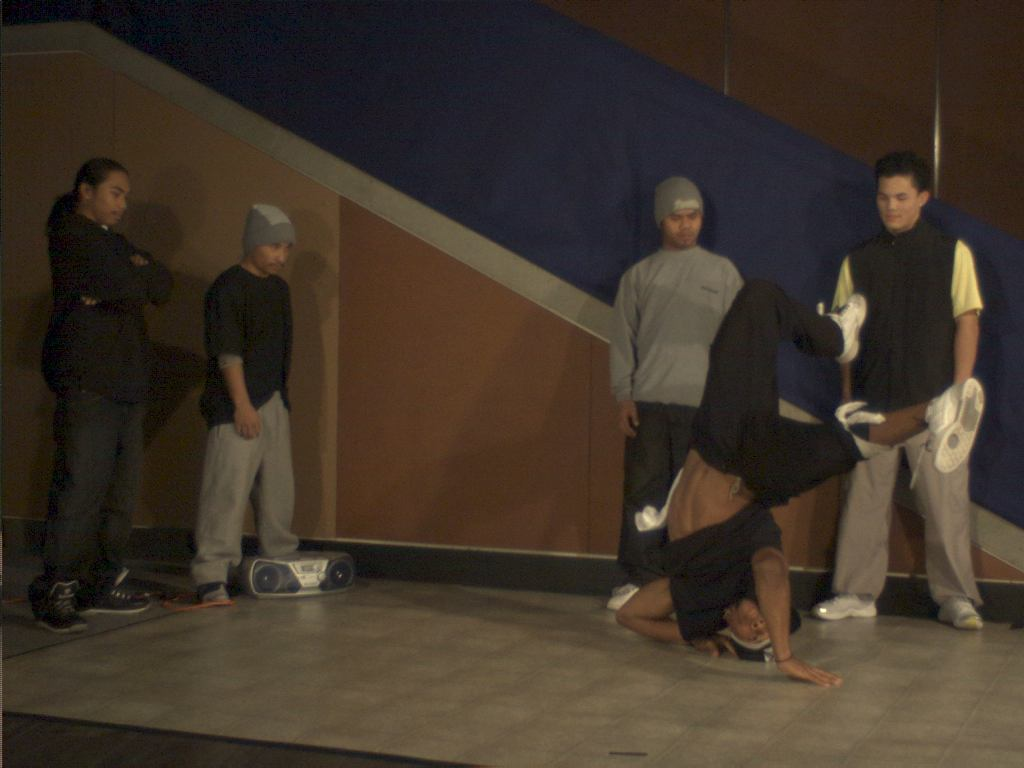
%> input picture 4.bmp, 1024 x 768 px
$ octave ShuangFengFa.m   (GNU Octave 9; MATLAB toolbox functions it lacks are replaced by stand-ins)
%> lines starting %> are read from the running program, lines starting %| are printed output that depends on the picture; in (x1, y1, x2, y2) boxes, pixels count from 0 and x2, y2 are one past the last pixel; in counts of white or black regions, pixels touching at a corner belong together; the program's own positions count from 1
clear all;
I=imread('4.bmp');
%> I is the input picture: size 768x1024x3 uint8; mean R, G, B 63, 51.8, 41
I=rgb2gray(I);
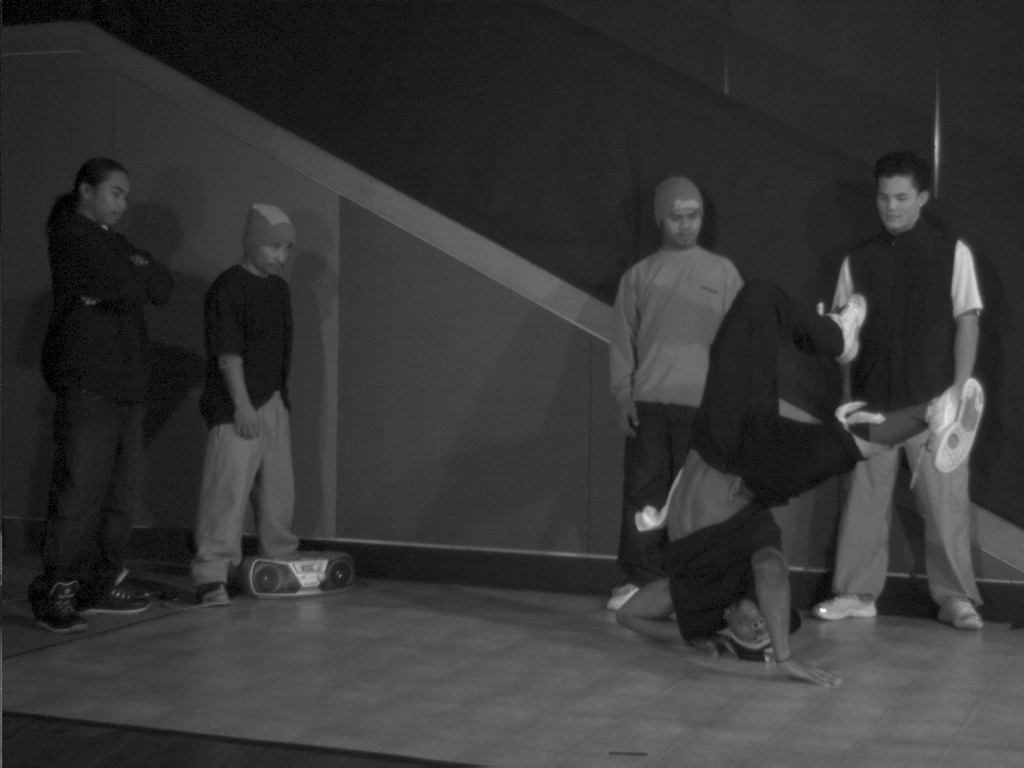
%> I: size 768x1024 uint8; min 0, max 250, mean 53.9
imhist(I);         %显示原始图像的直方图
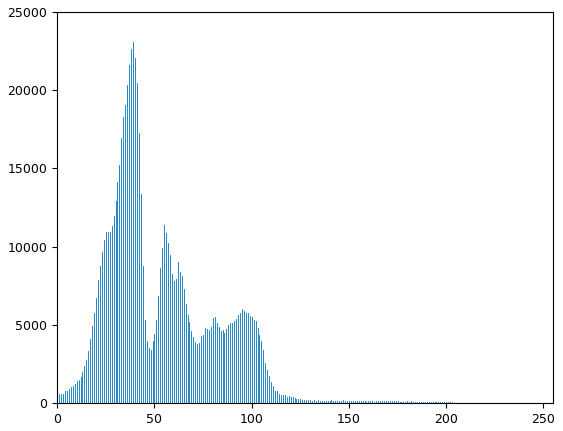
%> figure redrawn from the program's plot data; highest point at x = 39, y = 23105
%根据上面直方图选择阈值150，划分图像的前景和背景
newI=im2bw(I,150/255);
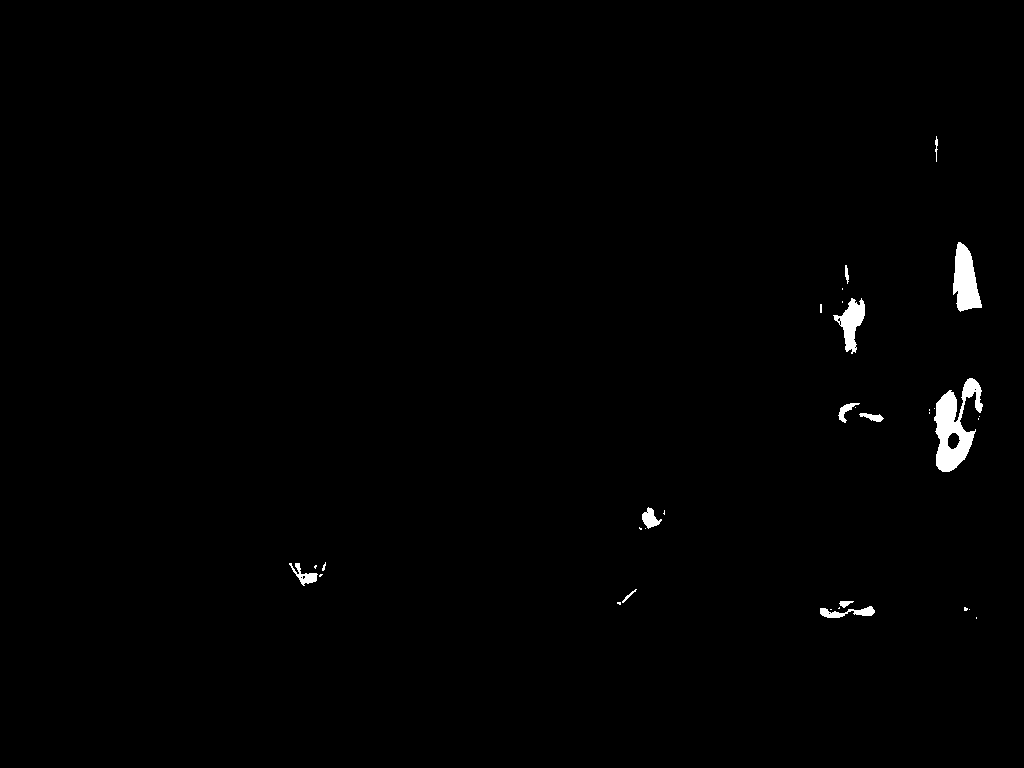
%> newI: size 768x1024 logical; 0.74% white; 33 white regions (21 under 20 px), largest, box (x1, y1, x2, y2) and area: (934, 378, 983, 472) 2284, (953, 242, 982, 312) 1303, (833, 298, 865, 354) 822
figure;
subplot(1,2,1);imshow(I);
xlabel('(a)原始图像');
subplot(1,2,2);imshow(newI);
xlabel('(b)双峰法分割图像');

$ run again, with 3.bmp copied over 4.bmp
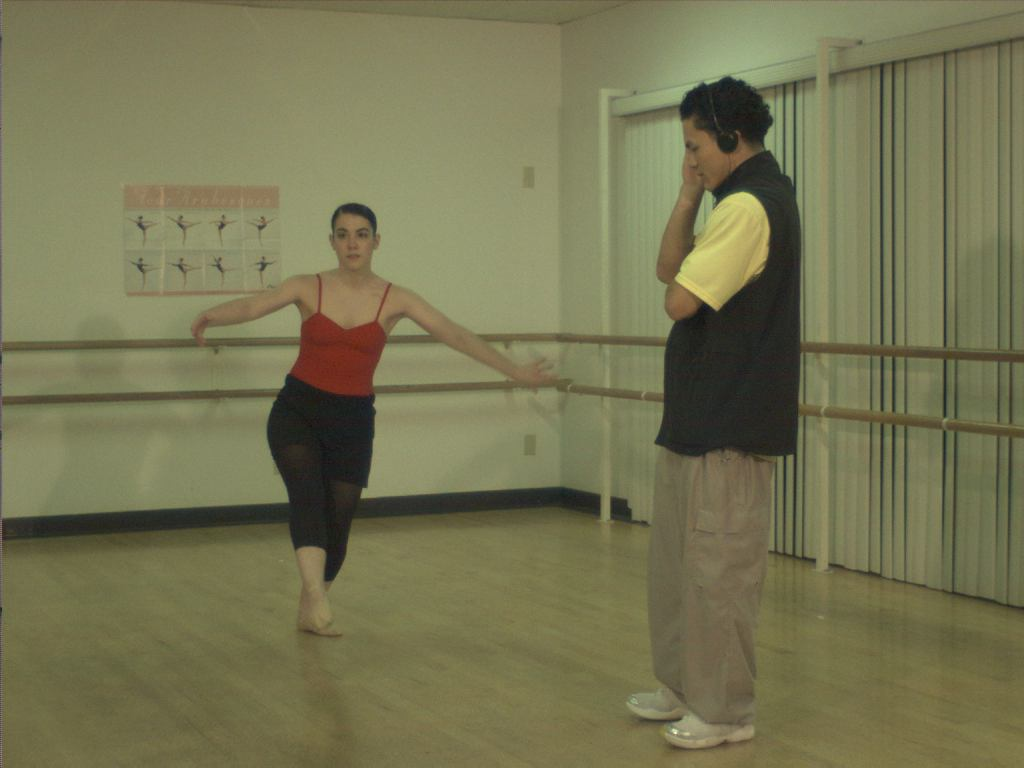
%> input picture 3.bmp, 1024 x 768 px
%> I is the input picture: size 768x1024x3 uint8; mean R, G, B 118.2, 116.6, 82.5
%> I: size 768x1024 uint8
%> `imhist(I);`:
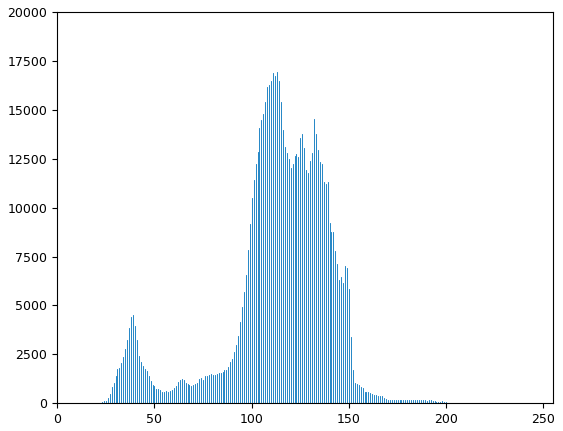
%> figure redrawn from the program's plot data; highest point at x = 113, y = 16933
%> `newI=im2bw(I,150/255);`:
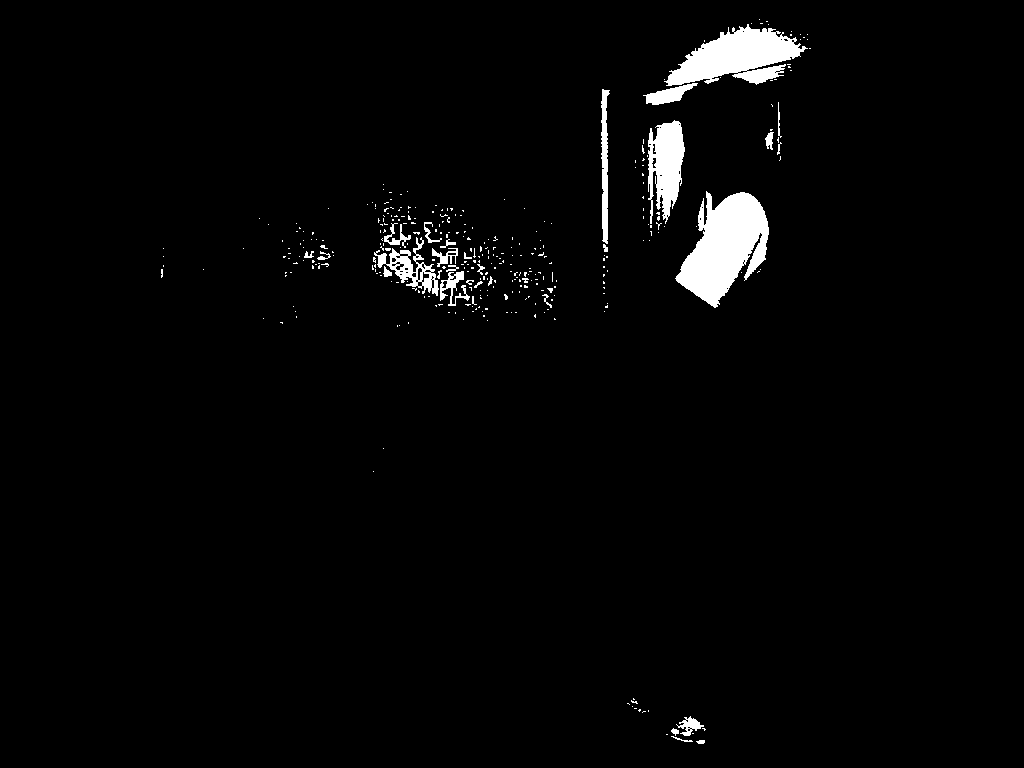
%> newI: size 768x1024 logical; 2.5% white; 349 white regions (318 under 20 px), largest, box (x1, y1, x2, y2) and area: (675, 191, 769, 308) 6319, (664, 24, 808, 86) 4796, (648, 120, 685, 224) 2518

$ run again, with 5.bmp copied over 4.bmp
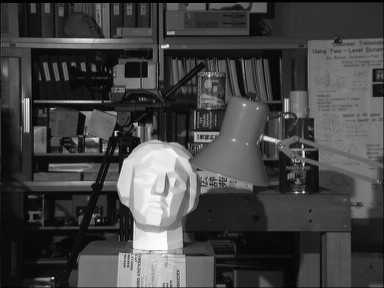
%> input picture 5.bmp, 384 x 288 px
%> I is the input picture: size 288x384x3 uint8; min 0, max 254, mean 67.9
%> I: size 288x384 uint8
%> `imhist(I);`:
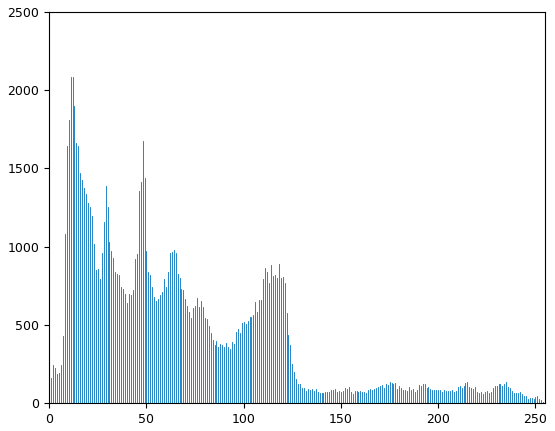
%> figure redrawn from the program's plot data; highest point at x = 12, y = 2087
%> `newI=im2bw(I,150/255);`:
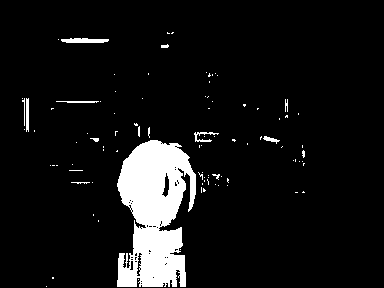
%> newI: size 288x384 logical; 8.1% white; 93 white regions (80 under 20 px), largest, box (x1, y1, x2, y2) and area: (117, 140, 196, 287) 7993, (61, 38, 109, 43) 195, (26, 98, 29, 132) 99
